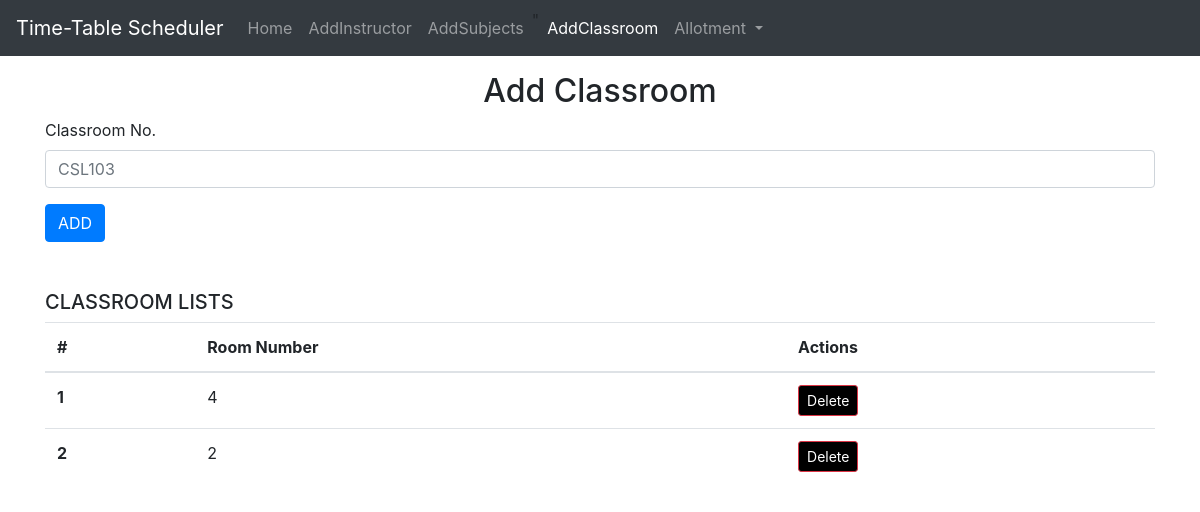
Before: /addclassroom with the older database file.
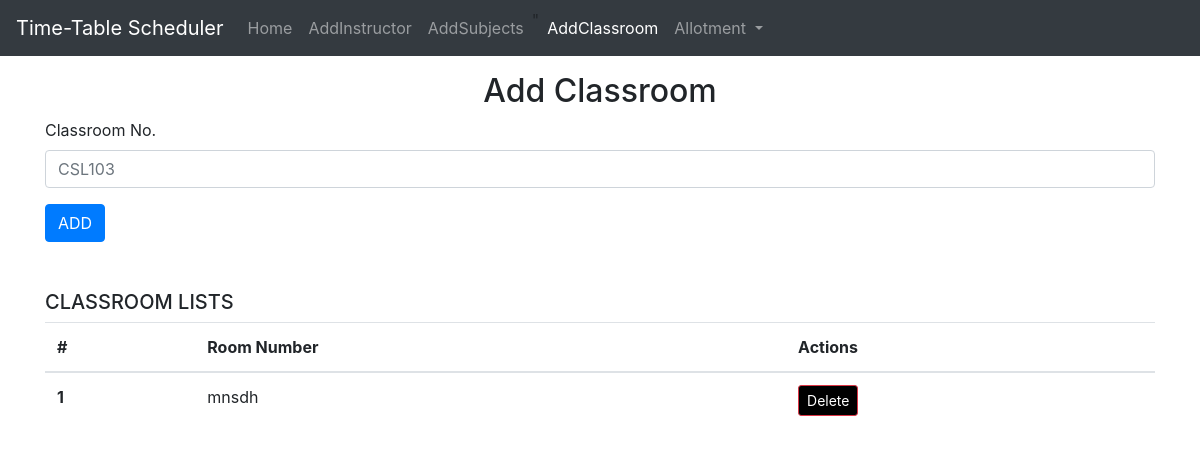
After: the same page with the newer database file.
### home/models.py (models this page shows, shortened)
class Classroom(models.Model):
    classnum = models.CharField(max_length=30)

### home/views.py (the view)
# urls.py: path('addclassroom',views.addclassroom,name="addclassroom"),
def addclassroom(request):
    context = {'success': False}
    if request.method == "POST":
        title = request.POST['title']
        ins = Classroom(classnum=title)
        ins.save()
        context['success'] = True
    allLists = Classroom.objects.all()
    context['addclassroom'] = allLists
    return render(request, 'addclassroom.html', context)

### templates/addclassroom.html (shortened to what this page needs)
{% extends "base.html" %}
{% block addclassroomactive %}active{% endblock addclassroomactive %}
{% block body %}
   <div class="container my-3">
    <h2 class="text-center">Add Classroom</h2>
    <form action="/addclassroom" method="post">
        <div class="form-group">
          <label for="title">Classroom No.</label>
          <input type="text" class="form-control" name="title" id="title" placeholder="CSL103">
        </div>
        <button type="submit" class="btn btn-primary">ADD</button>
      </form>
   </div>
   <div class="container my-5">
    <h5>CLASSROOM LISTS</h5>
    <table class="table">
        <thead>
          <tr>
            <th scope="col">#</th>
            <th scope="col">Room Number</th>
            <th scope="col">Actions</th>
          </tr>
        </thead>
        <div>
          <tbody>
            {% for classroom in addclassroom %}
            <tr>
              <th scope="row">{{ forloop.counter }}</th>
              <td>{{ classroom.classnum }}</td>
              <td>
                <form action="{% url 'delete-classroom' classroom.id %}" method="post">
                  <button type="submit" class="btn btn-danger btn-sm" style="background-color:black">Delete</button>
                </form>
              </td>
            </tr>
            {% endfor %}
          </tbody>
        </div>
    {% endblock body %}

Changed rows visible on the page:
removed Classroom: classnum "4"
removed Classroom: classnum "2"
added Classroom: classnum "mnsdh"
